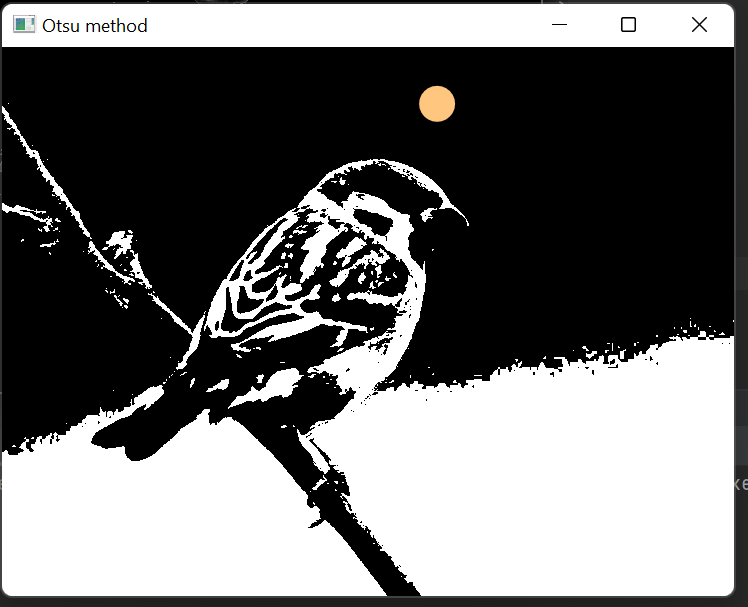
#> input picture bird.png, 748 x 607 px
$ python main.py
#> lines starting #> are read from the running program, lines starting #| are printed output that depends on the picture; after the words box and inside, x2 and y2 are one past the last pixel; in counts of white or black regions, pixels touching at a corner belong together
import cv2
import matplotlib.pyplot as plt
image = cv2.imread("bird.png")
#> image is the input picture: shape (607, 748, 3); mean B, G, R 109.6, 109.7, 109.8


# Read the Image and convert to grayscale

grayImage = cv2.cvtColor(image,cv2.COLOR_BGR2GRAY)


# Use Global thresholding to segment the image


ret,thresh = cv2.threshold(grayImage,100,200,cv2.THRESH_BINARY)
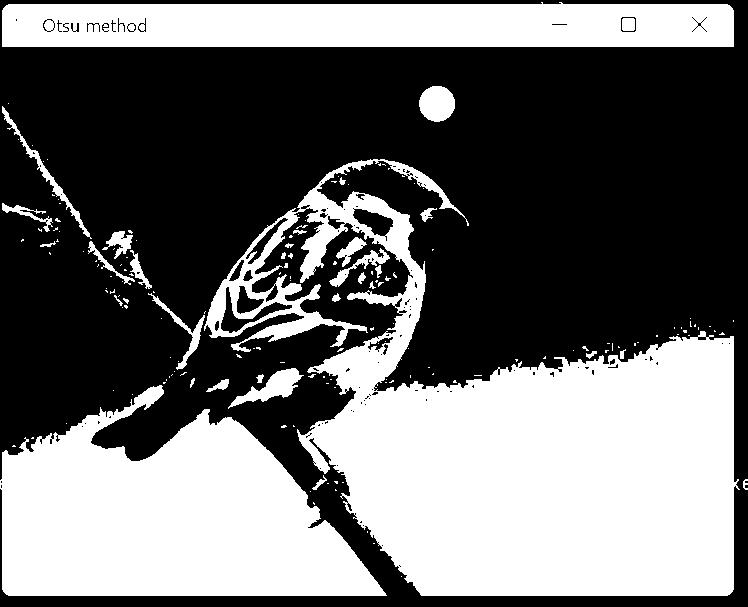
#> thresh: shape (607, 748); values 0 (black) and 200 (white), 42.4% white; 165 white regions (133 under 20 px), largest, box (x1, y1, x2, y2) and area: (204, 159, 740, 596) 102539, (0, 385, 387, 596) 51982, (2, 2, 734, 47) 30894
ret1,thresh1 = cv2.threshold(grayImage,100,200,cv2.THRESH_BINARY_INV)
ret2, thresh2 = cv2.threshold(grayImage,100,200,cv2.THRESH_TRUNC)
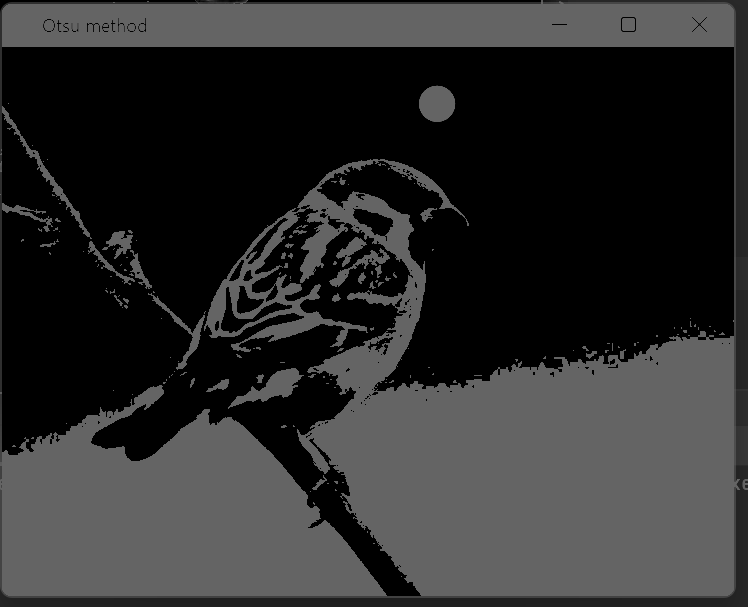
#> thresh2: shape (607, 748); min 0, max 100, mean 44.3
ret3, thresh3 = cv2.threshold(grayImage,100,200,cv2.THRESH_TOZERO)
ret4, thresh4 = cv2.threshold(grayImage,100,200,cv2.THRESH_TOZERO_INV)
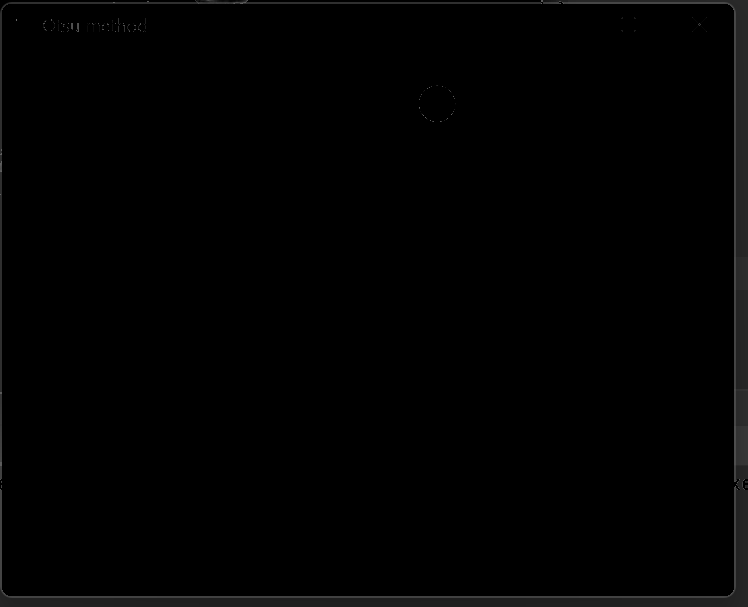
#> thresh4: shape (607, 748); min 0, max 100, mean 1.9


# Use Adaptive thresholding to segment the image

th1 = cv2.adaptiveThreshold(grayImage,255,cv2.ADAPTIVE_THRESH_MEAN_C,cv2.THRESH_BINARY,11,2)
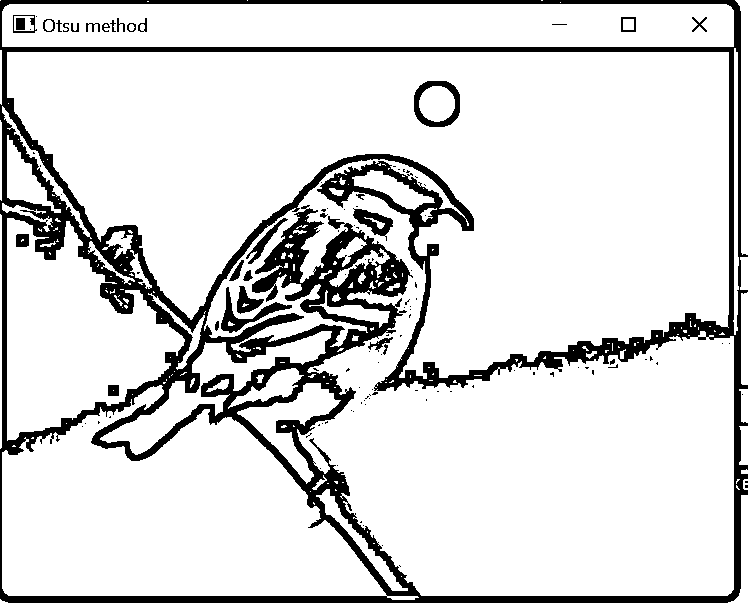
#> th1: shape (607, 748); 85.8% white; 115 black regions (85 under 20 px), largest, box (x1, y1, x2, y2) and area: (0, 0, 748, 603) 59821, (414, 81, 460, 127) 798, (221, 287, 292, 333) 736
th2 = cv2.adaptiveThreshold(grayImage,255,cv2.ADAPTIVE_THRESH_GAUSSIAN_C,cv2.THRESH_BINARY,11,2)
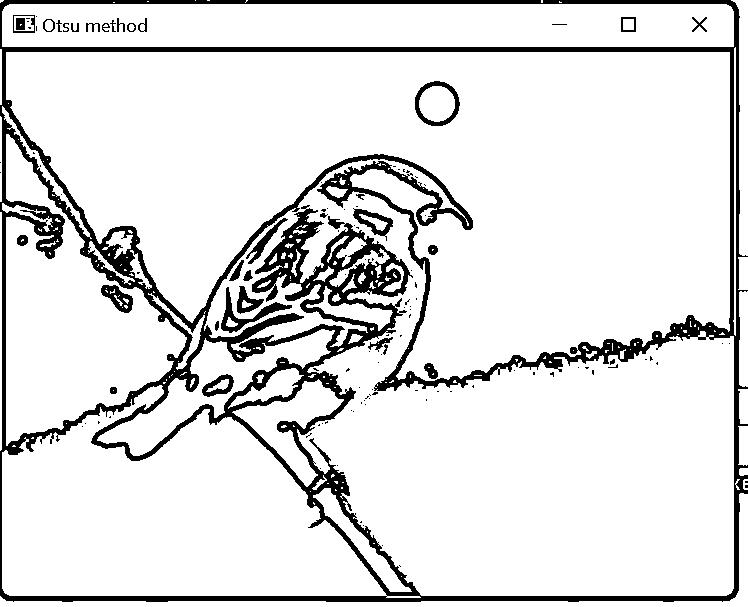
#> th2: shape (607, 748); 88.3% white; 123 black regions (89 under 20 px), largest, box (x1, y1, x2, y2) and area: (0, 0, 748, 602) 47992, (221, 287, 292, 333) 687, (415, 81, 460, 126) 575
titles = ["Original Image","Adaptive Mean Thresholding","Adaptive Gaussian Thresholding"]
imgs = [grayImage,th1,th2]


# Use Otsu's method to segment the image
ret5,th3 = cv2.threshold(grayImage,0,255,cv2.THRESH_BINARY+cv2.THRESH_OTSU)
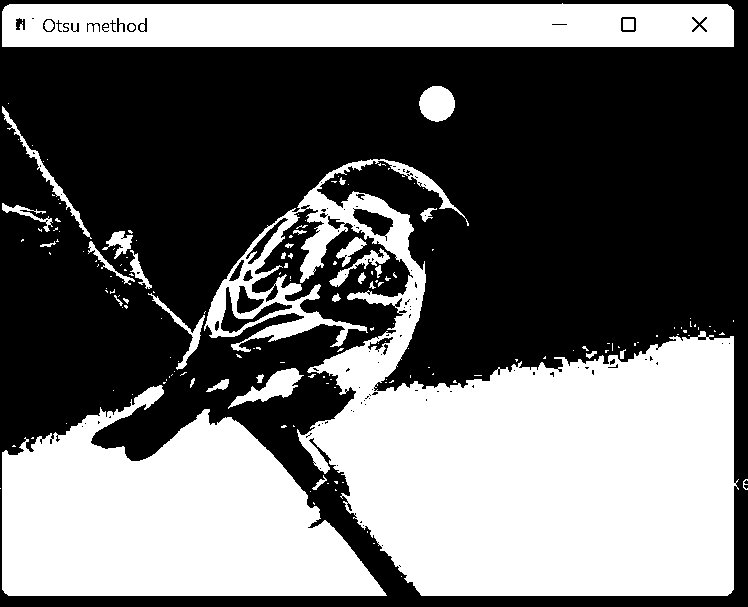
#> th3: shape (607, 748); 42.4% white; 169 white regions (135 under 20 px), largest, box (x1, y1, x2, y2) and area: (204, 159, 739, 596) 102528, (2, 385, 387, 596) 51965, (2, 3, 734, 47) 30559
#> ret5 = 128


# Display the results

cv2.imshow("Original Image",image)
cv2.imshow("Gray Image",grayImage)
cv2.imshow("THRESH_BINARY",thresh)
cv2.imshow("THRESH_BINARY_INV",thresh1)
cv2.imshow("THRESH_TRUNC",thresh2)
cv2.imshow("THRESH_TOZERO",thresh3)
cv2.imshow("THRESH_TOZERO_INV",thresh4)

for i in range(3):
    plt.subplot(3,1,i+1)
    plt.imshow(imgs[i],'gray')
    plt.title(titles[i])
    plt.xticks([]),plt.yticks([])
plt.show()


cv2.imshow("Otsu method",th3)
cv2.waitKey(0)
cv2.destroyAllWindows()
